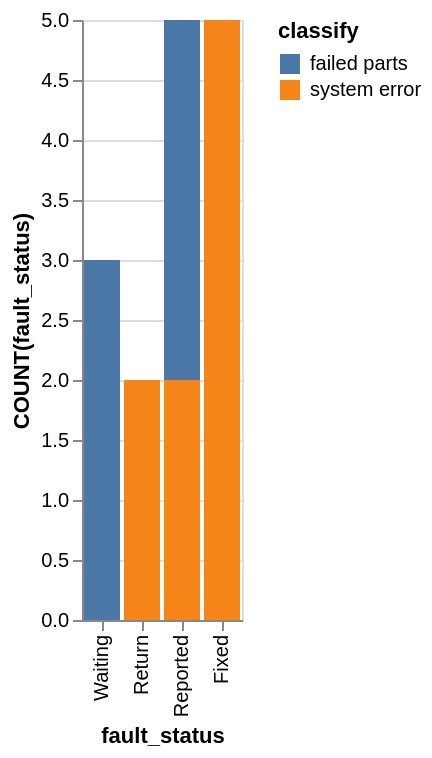

Write a Vega-Lite specification for this figure.
### Vega-Lite specification from a JSON file in a GitHub repository (floating-point values rounded to 4 significant figures)
{"data": {"values": [{"x_data": "Fixed", "y_data": 0, "classify": "failed parts"}, {"x_data": "Reported", "y_data": 3, "classify": "failed parts"}, {"x_data": "Return", "y_data": 0, "classify": "failed parts"}, {"x_data": "Waiting", "y_data": 3, "classify": "failed parts"}, {"x_data": "Fixed", "y_data": 5, "classify": "system error"}, {"x_data": "Reported", "y_data": 2, "classify": "system error"}, {"x_data": "Return", "y_data": 2, "classify": "system error"}, {"x_data": "Waiting", "y_data": 0, "classify": "system error"}]}, "mark": "bar", "encoding": {"x": {"field": "x_data", "type": "nominal", "title": "fault_status", "sort": "descending"}, "y": {"field": "y_data", "type": "quantitative", "title": "COUNT(fault_status)"}, "color": {"field": "classify"}}}
